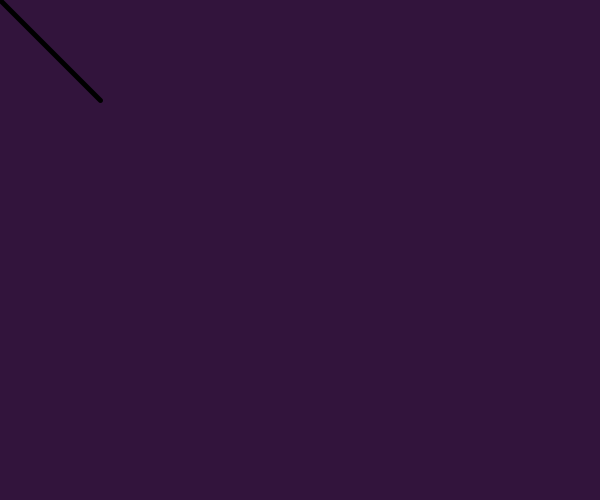
Frame 1 (no input)
Frame 60 (the mouse pressed at the canvas centre just before this capture): identical to frame 1, image omitted
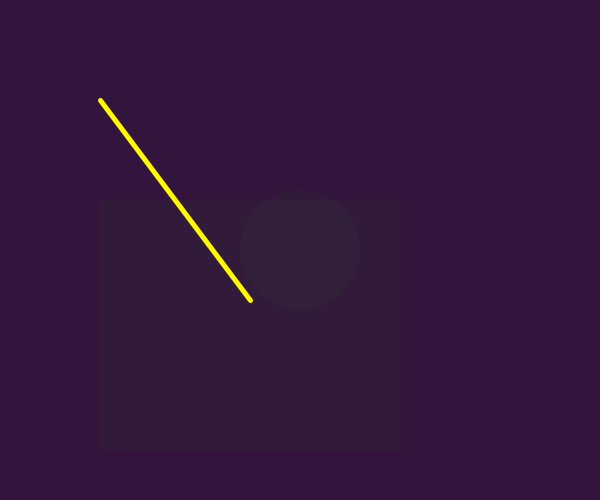
Frame 120 (the mouse held since frame 60 and released just before this capture)

The Processing sketch that drew these frames (run headless with seeded random() and noise(); from frame 60 on, the mouse is pressed at the canvas centre):

// Processing sketch: processing_86541
// ── processing_86541.pde

int RED = 50;
int BLUE = 60;
int GREEN = 20;
int ellipsesize = 120;

void setup(){
 size(600,500);
 background (RED, GREEN, BLUE);
}

void draw(){
  background (RED, GREEN, BLUE);
  println (mouseX + "" + mouseY); //gives mouse control over the associated co-ordinates
  fill(RED, mouseX - mouseY);
  noStroke (); //removes any stroke from the shapes
 
rect(100, 200, mouseX, mouseY);
ellipse(mouseX, mouseY, ellipsesize, ellipsesize);

strokeWeight (5);
stroke(mouseX, mouseY, mouseY-mouseX); //gives mouse movement control over colour
line(100, 100, mouseY, mouseX);
  
}
